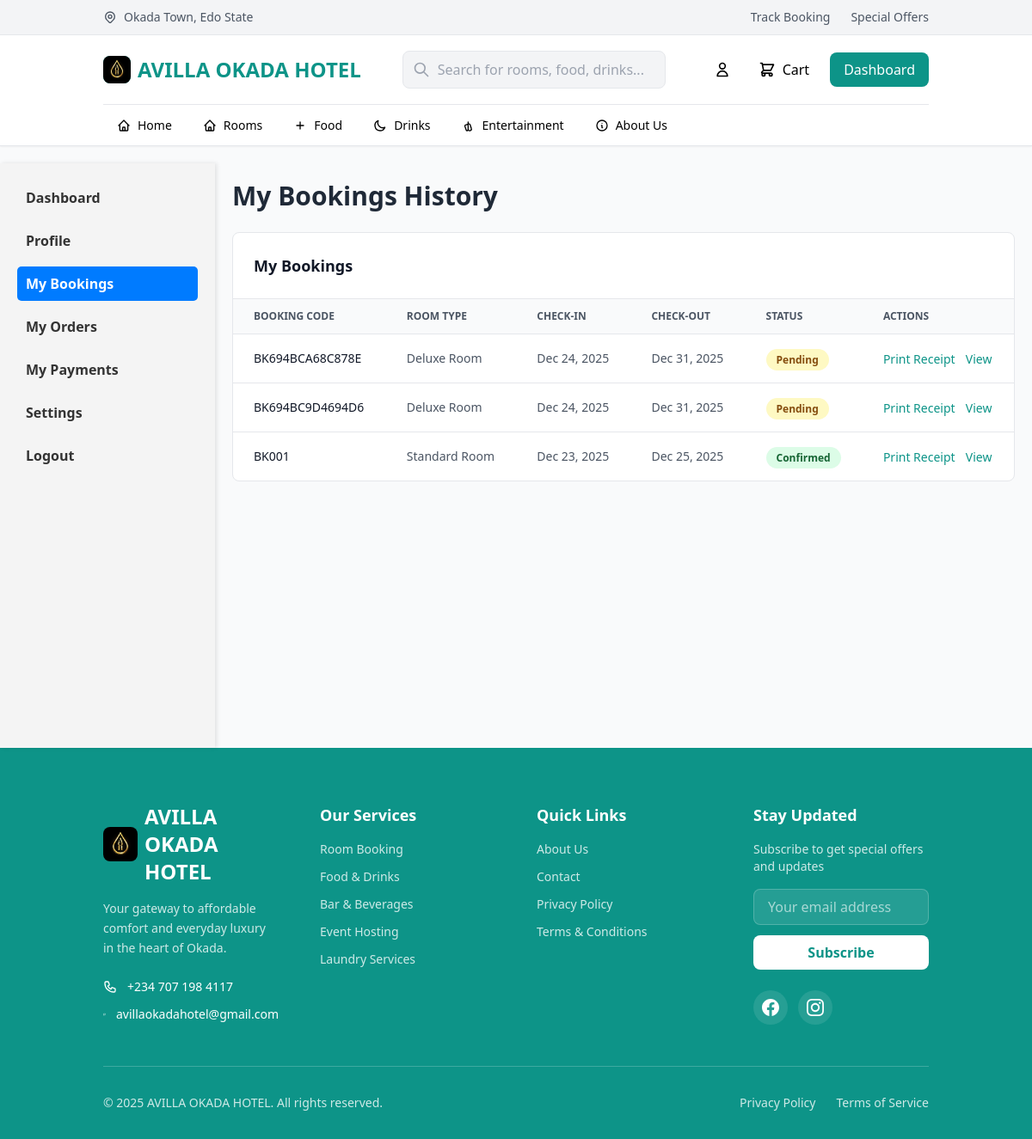
/user/bookings.php (signed in), run on the app's committed database.
### tables this page shows
CREATE TABLE `bookings` (
  `booking_id` int(11) NOT NULL,
  `booking_code` varchar(20) NOT NULL,
  `user_id` int(11) NOT NULL,
  `room_id` int(11) NOT NULL,
  `check_in_date` date NOT NULL,
  `check_out_date` date NOT NULL,
  `number_of_guests` int(11) NOT NULL,
  `total_nights` int(11) NOT NULL,
  `total_amount` decimal(10,2) NOT NULL,
  `status` enum('pending','confirmed','checked_in','checked_out','cancelled') DEFAULT 'pending',
  `booking_date` timestamp NOT NULL DEFAULT current_timestamp(),
  `special_requests` text DEFAULT NULL,
  `payment_status` enum('unpaid','partial','paid','refunded') DEFAULT 'unpaid'
);

CREATE TABLE `rooms` (
  `room_id` int(11) NOT NULL,
  `room_number` varchar(10) NOT NULL,
  `room_type` enum('Standard Room','Deluxe Room','Executive Suite') NOT NULL,
  `capacity` int(11) NOT NULL,
  `price_per_night` decimal(10,2) NOT NULL,
  `status` enum('available','occupied','maintenance','reserved','unavailable') DEFAULT 'available',
  `description` text DEFAULT NULL,
  `amenities` longtext DEFAULT NULL CHECK (json_valid(`amenities`)),
  `features` longtext DEFAULT NULL CHECK (json_valid(`features`)),
  `image_url` varchar(255) DEFAULT NULL,
  `created_date` timestamp NOT NULL DEFAULT current_timestamp(),
  `last_updated` timestamp NOT NULL DEFAULT current_timestamp() ON UPDATE current_timestamp()
);

### config/database.php (called while the page is built, shortened)
<?php
function formatDate($date) {
    return date('M d, Y', strtotime($date));
}
?>

### user/bookings.php (the view, shortened to what this page needs)
<?php
include_once 'user-header.php';
$user_id = $currentUser['user_id'];
$bookings = [];
if ($user_id) {
    try {
        $stmt = $pdo->prepare("
            SELECT b.booking_id, b.booking_code, r.room_type, b.check_in_date, b.check_out_date, b.status
            FROM bookings b
            JOIN rooms r ON b.room_id = r.room_id
            WHERE b.user_id = ?
            ORDER BY b.booking_date DESC
        ");
        $stmt->execute([$user_id]);
        $bookings = $stmt->fetchAll();
    } catch (PDOException $e) {
        echo "<p class='text-red-500'>Error fetching bookings: " . htmlspecialchars($e->getMessage()) . "</p>";
    }
}
?>
<h1 class="text-3xl font-bold text-gray-800 mb-6">My Bookings History</h1>
<div class="bg-white rounded-lg border border-gray-200 overflow-hidden">
    <div class="p-6 border-b border-gray-200">
        <h3 class="text-lg font-bold text-gray-900">My Bookings</h3>
    </div>
    <div class="overflow-x-auto">
        <?php if (!empty($bookings)): ?>
        <table class="w-full">
            <thead class="bg-gray-50 border-b border-gray-200">
                <tr>
                    <th class="px-6 py-3 text-left text-xs font-semibold text-gray-600 uppercase">Booking Code</th>
                    <th class="px-6 py-3 text-left text-xs font-semibold text-gray-600 uppercase">Room Type</th>
                    <th class="px-6 py-3 text-left text-xs font-semibold text-gray-600 uppercase">Check-in</th>
                    <th class="px-6 py-3 text-left text-xs font-semibold text-gray-600 uppercase">Check-out</th>
                    <th class="px-6 py-3 text-left text-xs font-semibold text-gray-600 uppercase">Status</th>
                    <th class="px-6 py-3 text-left text-xs font-semibold text-gray-600 uppercase">Actions</th>
                </tr>
            </thead>
            <tbody class="divide-y divide-gray-200">
                <?php foreach ($bookings as $booking): ?>
                <tr class="hover:bg-gray-50">
                    <td class="px-6 py-4 text-sm font-medium text-gray-900"><?php echo htmlspecialchars($booking['booking_code']); ?></td>
                    <td class="px-6 py-4 text-sm text-gray-600"><?php echo htmlspecialchars($booking['room_type']); ?></td>
                    <td class="px-6 py-4 text-sm text-gray-600"><?php echo formatDate($booking['check_in_date']); ?></td>
                    <td class="px-6 py-4 text-sm text-gray-600"><?php echo formatDate($booking['check_out_date']); ?></td>
                    <td class="px-6 py-4">
                        <?php
                            $status_class = '';
                            switch ($booking['status']) {
                                case 'confirmed':
                                    $status_class = 'bg-green-100 text-green-800';
                                    break;
                                case 'pending':
                                    $status_class = 'bg-yellow-100 text-yellow-800';
                                    break;
                            }
                        ?>
                        <span class="<?php echo $status_class; ?> px-3 py-1 rounded-full text-xs font-semibold">
                            <?php echo htmlspecialchars(ucfirst($booking['status'])); ?>
                        </span>
                    </td>
                    <td class="px-6 py-4">
                        <a href="print_receipt.php?booking_id=<?php echo htmlspecialchars($booking['booking_id']); ?>" target="_blank" class="text-teal-600 hover:text-teal-700 font-medium text-sm mr-2">Print Receipt</a>
                        <button class="text-teal-600 hover:text-teal-700 font-medium text-sm">View</button>
                    </td>
                </tr>
                <?php endforeach; ?>
            </tbody>
        </table>
        <?php else: ?>
            <p class="p-6 text-gray-600">You have no bookings yet.</p>
        <?php endif; ?>
    </div>
</div>
<?php
include_once 'user-footer.php';
?>

### data on the page
bookings: booking_code "BK694BCA68C878E", room.room_type "Deluxe Room", check_in_date "Dec 24, 2025", check_out_date "Dec 31, 2025", status "Pending"
bookings: booking_code "BK694BC9D4694D6", room.room_type "Deluxe Room", check_in_date "Dec 24, 2025", check_out_date "Dec 31, 2025", status "Pending"
bookings: booking_code "BK001", room.room_type "Standard Room", check_in_date "Dec 23, 2025", check_out_date "Dec 25, 2025", status "Confirmed"
